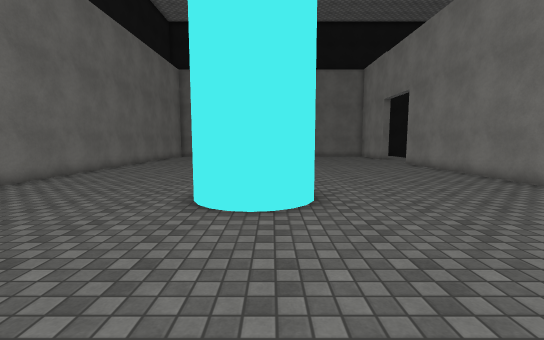
view 1 (above)

16 first-person views from a walk through a 3-D level made in the Unity game engine. The camera is 1.4 m above the floor, tilts 6° down and sees 90° across. The floor is counted in squares, 1 m on a side. Each view is taken from the middle of a square. On the plan, view 1 faces up. The plan holds only what a view shows up to about 13 squares ahead; the rest is blank. The place goes on beyond the plan. The player character is not drawn. Surface patterns are stand-ins for the level's own textures.

view 2
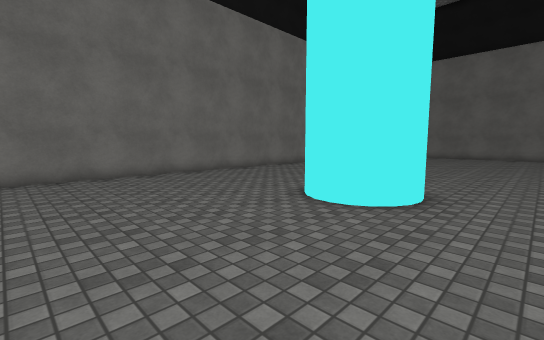

view 3
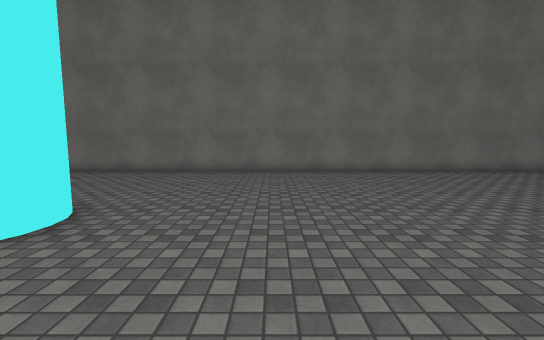

view 4
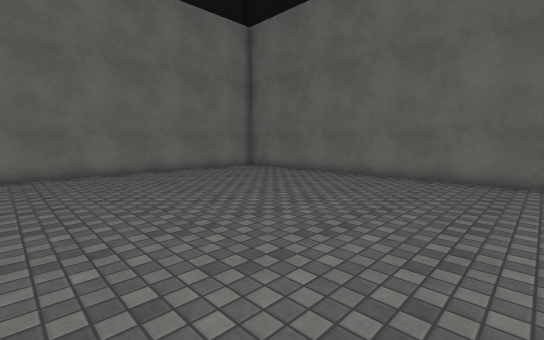

view 5
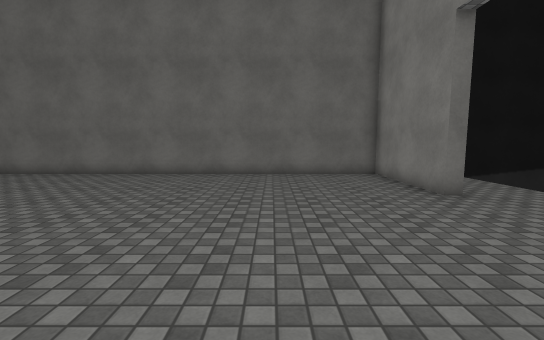

view 6
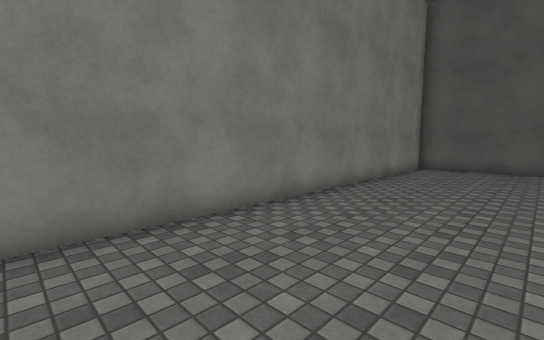

view 7
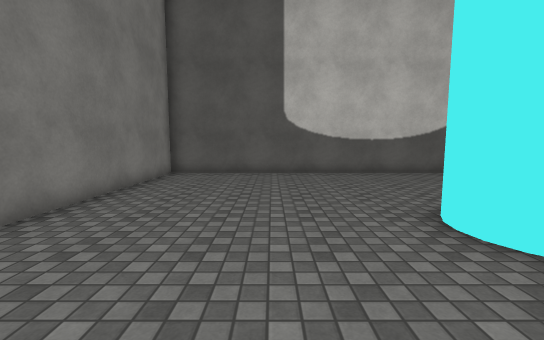

view 8
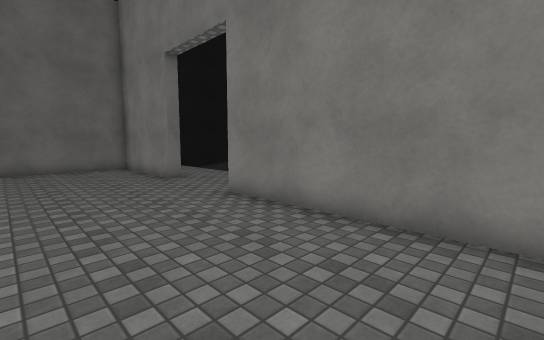

view 9
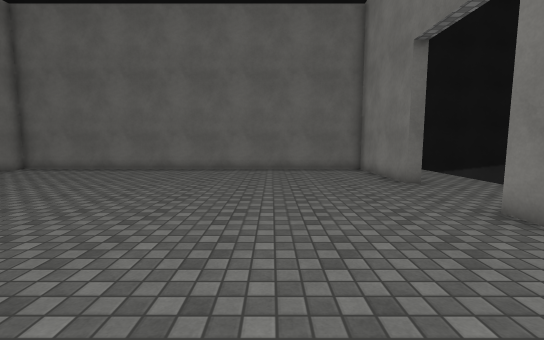

view 10
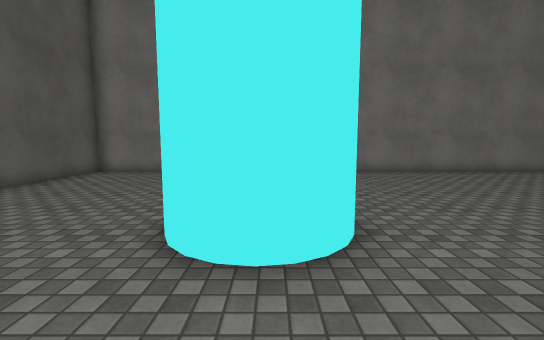

view 11
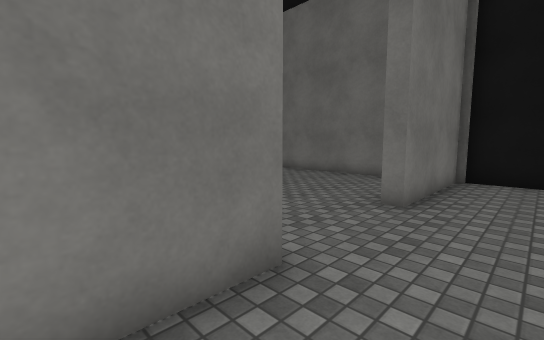

view 12
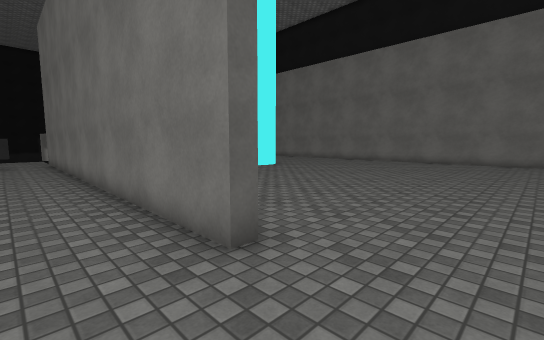

view 13
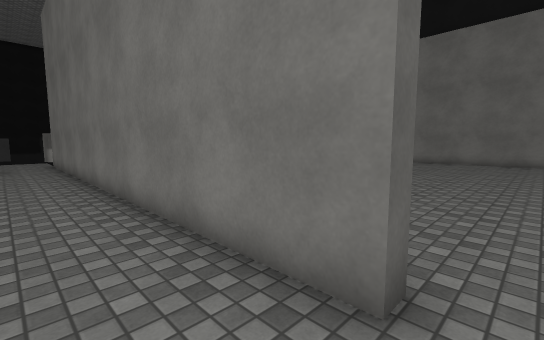

view 14
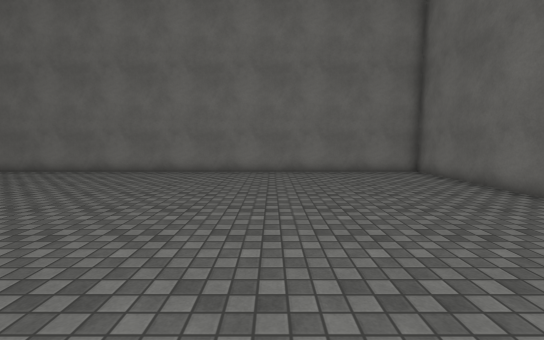

view 15
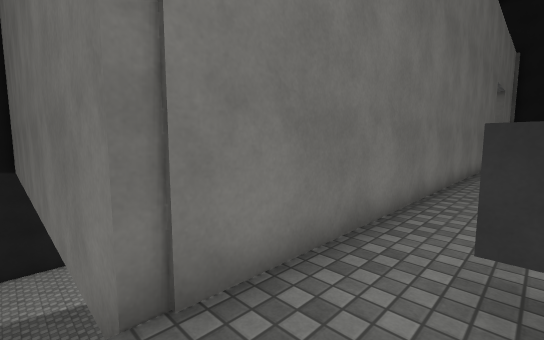

view 16
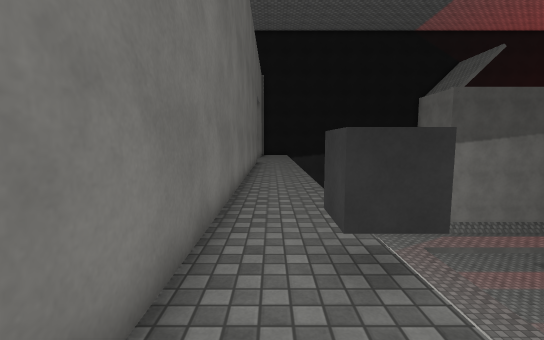

### Floor plan
Points are (right, up) in squares from view 1. A wall is a line through its corners. A room is listed if a view was taken in it or the views show most of it. See-through windows are left out.
Room 1 (views 1, 2, 3, 4, 5, 6, 7, 8, 9, 10, 11, 12, 13, 14, 15, 16)
walls: (1, 7.3) (1.1, 6.6); (1, 6.3) (0.7, 5.7); (-0.7, 8.4) (0.3, 8.2); (0.8, 5.9) (0.3, 5.4); (0.5, 5.6) (-0.2, 5.3); (-1.3, 8) (-0.9, 8.2) (-0.2, 8.4) (0.5, 8) (0.8, 7.7) (1.1, 7) (1, 6.1); (0, 5.4) (-0.7, 5.3); (-0.4, 5.3) (-1.1, 5.4); (-0.9, 5.4) (-1.3, 5.6) (-1.6, 5.9) (-1.9, 6.4); (9, 25.8) (9, 21) (8.5, 21) (8.5, 25.7) (-8.6, 25.7) (-8.6, -1) (8.5, -1) (8.5, 17.2) (9, 17.2) (9, -1.5) (-6.9, -1.5); (14.5, 26.1) (9.2, 26.1)
objects: cube (11, 1) to (12, 1)

Where each view was taken, in squares from view 1:
view 1: 0 up, 0 right, facing up
view 2: 0 up, 3 right, facing up-left
view 3: 12 up, 4 right, facing left
view 4: 15 up, 4 right, facing up-left
view 5: 14 up, 4 right, facing up
view 6: 14 up, 4 right, facing down-right
view 7: 11 up, 4 right, facing down
view 8: 11 up, 4 right, facing up-right
view 9: 12 up, 4 right, facing up
view 10: 7 up, 4 right, facing left
view 11: 15 up, 11 right, facing up-left
view 12: 20 up, 11 right, facing down-left
view 13: 18 up, 11 right, facing down-left
view 14: 19 up, 4 right, facing left
view 15: 2 down, 11 right, facing up-left
view 16: 2 down, 10 right, facing up
